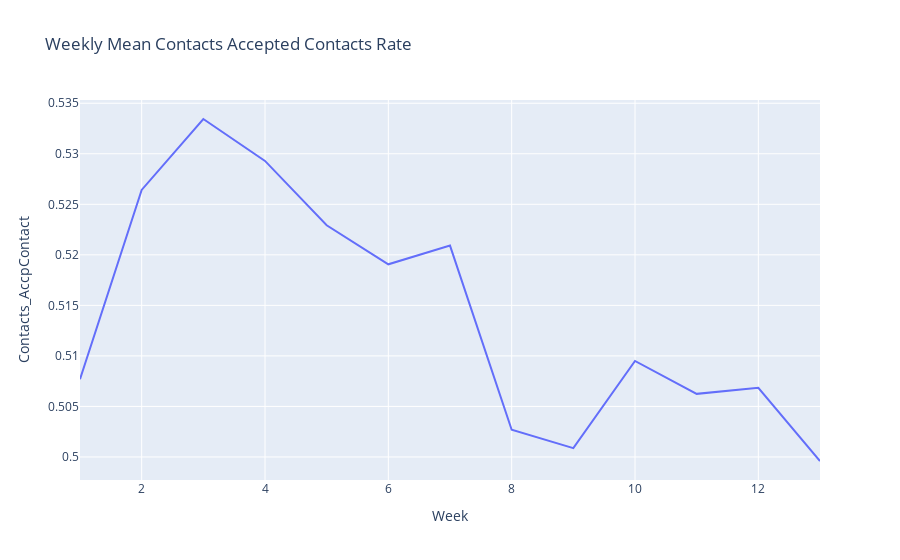

Notebook source saved alongside this figure:
### Code cell
# rates trend Contacts Accepted Contacts
fig = px.line(rate_df, x="Week", y='Contacts_AccpContact', title = 'Weekly Mean Contacts Accepted Contacts Rate')
fig.show()

### Figure 1 — Plotly figure (JSON) as saved in the notebook; plotly's stock layout.template omitted (floating-point values rounded to 4 significant figures)
{"data": [{"hovertemplate": "Week=%{x}<br>Contacts_AccpContact=%{y}<extra></extra>", "legendgroup": "", "line": {"color": "#636efa", "dash": "solid"}, "marker": {"symbol": "circle"}, "mode": "lines", "name": "", "orientation": "v", "showlegend": false, "type": "scatter", "x": [1, 2, 3, 4, 5, 6, 7, 8, 9, 10, 11, 12, 13], "xaxis": "x", "y": [0.5077, 0.5264, 0.5334, 0.5293, 0.5229, 0.5191, 0.5209, 0.5027, 0.5009, 0.5095, 0.5062, 0.5068, 0.4996], "yaxis": "y"}], "layout": {"legend": {"tracegroupgap": 0}, "title": {"text": "Weekly Mean Contacts Accepted Contacts Rate"}, "xaxis": {"anchor": "y", "domain": [0, 1], "title": {"text": "Week"}}, "yaxis": {"anchor": "x", "domain": [0, 1], "title": {"text": "Contacts_AccpContact"}}}}
